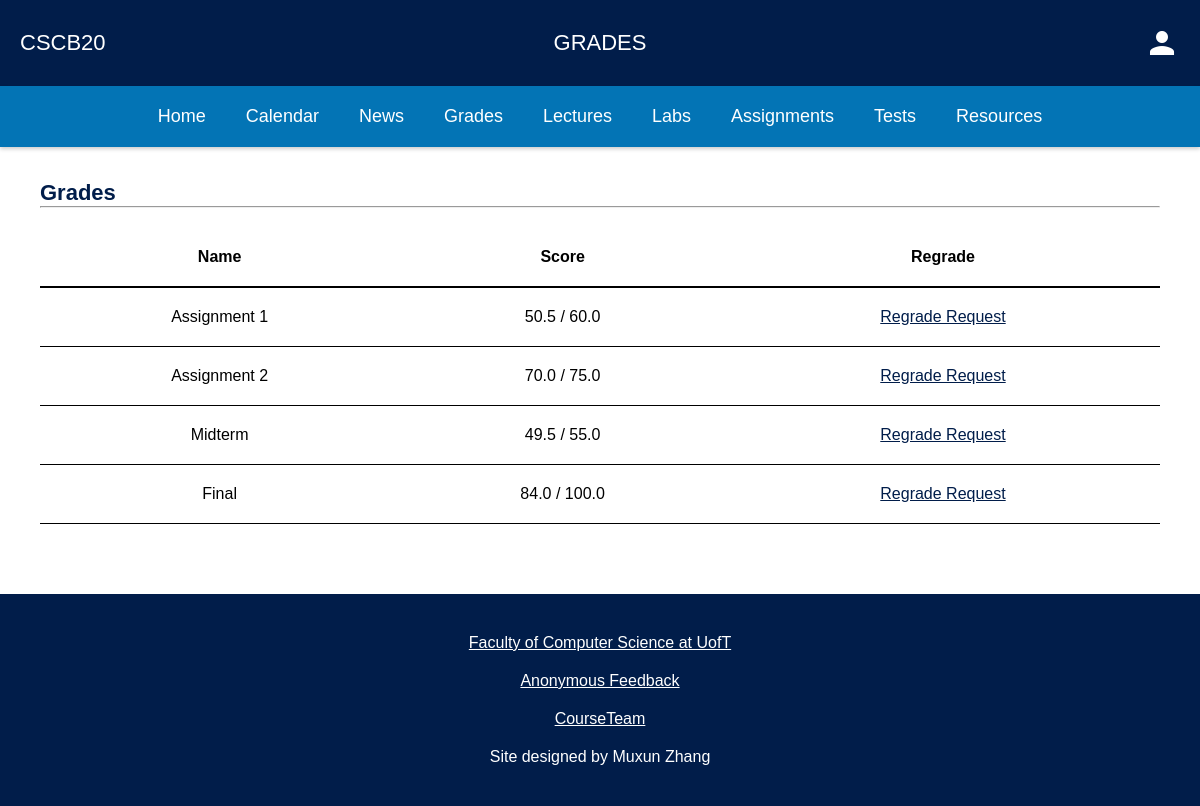
The app's page /grades (signed in) with its own data.
### app.py (models this page shows, shortened)
class Grade(db.Model):
    __tablename__ = 'Grade'
    id = db.Column(db.Integer, primary_key = True)
    stud_id = db.Column(db.Integer, nullable=False)
    inst_id = db.Column(db.Integer, nullable=False)
    title = db.Column(db.String(20), nullable=False)
    score = db.Column(db.Double, nullable=False)
    full = db.Column(db.Double, nullable=False)
    remark = db.Column(db.Boolean, nullable=False)

### app.py (the view)
@app.route("/grades")
def grades():
    if 'name' not in session:
        flash('Access denied.', 'error')
        return redirect(url_for('login'))
    else:
        user = User.query.filter_by(username = session['name']).first()
        grades = []
        if(user.type == 'student'):
            grades = stud_query_grades(user.id)
            return render_template("stud_grades.html",
                                    page_title = "CSCB20 Grades",
                                    current_page_name = "GRADES",
                                    grades = grades)
        elif(user.type == 'instructor'):
            grades = inst_query_grades(user.id)
            return render_template("inst_grades.html",
                                    page_title = "CSCB20 Grades",
                                    current_page_name = "GRADES",
                                    grades = grades)
        else:
            flash('Invalid user.', 'error')
            return redirect(url_for('login'))

### app.py (called while the page is built)
def stud_query_grades(id):
    grades = Grade.query.filter_by(stud_id = id).all()
    return grades

### templates/stud_grades.html
<link rel="stylesheet" type= "text/css" href="{{ url_for('static', filename='css/grades.css') }}">
{% extends "template.html" %}
{% block content %}
    <div class="main-content">
        <div class="content">
            <h2>Grades</h2>
            <hr>
            <table>
                <tr>
                    <th>Name</th>
                    <th>Score</th>
                    <th>Regrade</th>
                </tr>
                {% for grade in grades %}
                <tr>
                    <td>{{ grade.title }}</td>
                    <td>{{ grade.score }} / {{ grade.full }}</td>
                    <td><a href="{{ url_for('regrade') }}" target="_blank" class="regrade">Regrade Request</a></td>
                </tr>
                {% endfor %}
            </table>
        </div>
    </div>
{% endblock content %}

### static/css/grades.css (style rules this page uses)
table, th, td { border-color: gray; border-collapse: collapse; }
table { width: 100%; margin: 20px 0px; text-align: center; display: block; overflow-x: auto; white-space: nowrap; }
th, td { padding: 20px; }
th { border-bottom: 2px solid; }
td { border-bottom: 1px solid; }
a.regrade { color: #011D4A; }

### static/css/template.css (style rules this page uses)
* { background-color: #FFFFFF; padding: 0px; margin: 0px; font-family: sans-serif; }
html { height: 100%; }
body { min-height: 100vh; display: flex; flex-direction: column; }
div.main-content { padding: 100px 20px 30px; min-height: max-content; }
div.content { margin: 0px; padding: 20px; color: #2D3B45; min-height: max-content; }
div.content h2 { font-size: 22px; color: #011D4A; }
@media only screen and (min-width: 1100px) { div.main-content { padding: 160px 20px 30px; } }

### records on screen
Grade: title "Assignment 1", score "50.5", full "60.0"
Grade: title "Assignment 2", score "70.0", full "75.0"
Grade: title "Midterm", score "49.5", full "55.0"
Grade: title "Final", score "84.0", full "100.0"

### other values on screen
{{ current_page_name }} "GRADES"
